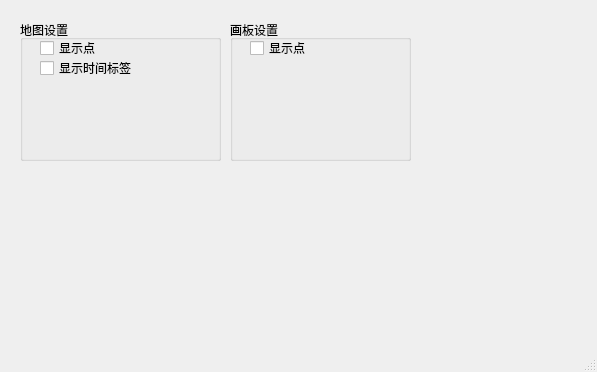
<?xml version="1.0" encoding="UTF-8"?>
<ui version="4.0">
 <class>mainSettingWin</class>
 <widget class="QMainWindow" name="mainSettingWin">
  <property name="geometry">
   <rect>
    <x>0</x>
    <y>0</y>
    <width>597</width>
    <height>372</height>
   </rect>
  </property>
  <property name="windowTitle">
   <string>MainWindow</string>
  </property>
  <widget class="QWidget" name="centralwidget">
   <widget class="QGroupBox" name="groupBox">
    <property name="geometry">
     <rect>
      <x>20</x>
      <y>20</y>
      <width>201</width>
      <height>141</height>
     </rect>
    </property>
    <property name="title">
     <string>地图设置</string>
    </property>
    <widget class="QCheckBox" name="checkBox">
     <property name="geometry">
      <rect>
       <x>20</x>
       <y>20</y>
       <width>71</width>
       <height>16</height>
      </rect>
     </property>
     <property name="text">
      <string>显示点</string>
     </property>
    </widget>
    <widget class="QCheckBox" name="checkBox_2">
     <property name="geometry">
      <rect>
       <x>20</x>
       <y>40</y>
       <width>101</width>
       <height>16</height>
      </rect>
     </property>
     <property name="text">
      <string>显示时间标签</string>
     </property>
    </widget>
   </widget>
   <widget class="QGroupBox" name="groupBox_2">
    <property name="geometry">
     <rect>
      <x>230</x>
      <y>20</y>
      <width>181</width>
      <height>141</height>
     </rect>
    </property>
    <property name="title">
     <string>画板设置</string>
    </property>
    <widget class="QCheckBox" name="checkBox_3">
     <property name="geometry">
      <rect>
       <x>20</x>
       <y>20</y>
       <width>71</width>
       <height>16</height>
      </rect>
     </property>
     <property name="text">
      <string>显示点</string>
     </property>
    </widget>
   </widget>
  </widget>
  <widget class="QStatusBar" name="statusbar"/>
 </widget>
 <resources/>
 <connections/>
</ui>
